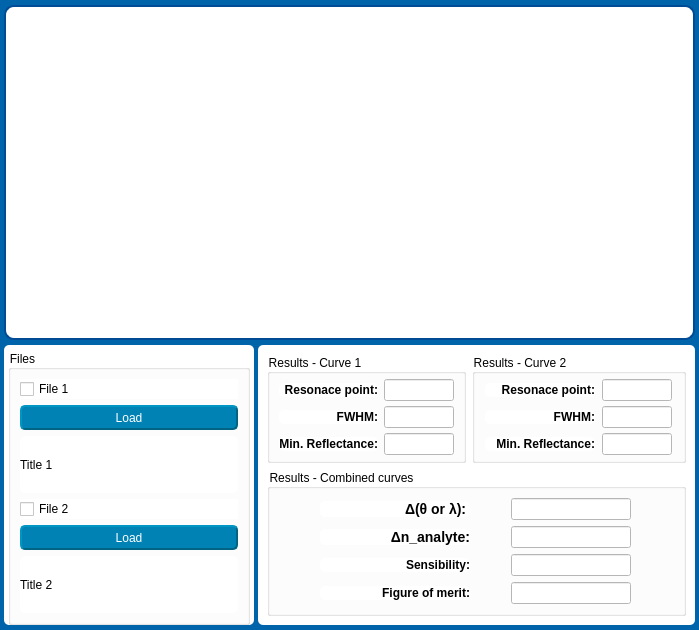
<?xml version="1.0" encoding="UTF-8"?>
<ui version="4.0">
 <class>Widget</class>
 <widget class="QWidget" name="Widget">
  <property name="geometry">
   <rect>
    <x>0</x>
    <y>0</y>
    <width>699</width>
    <height>630</height>
   </rect>
  </property>
  <property name="sizePolicy">
   <sizepolicy hsizetype="Preferred" vsizetype="Preferred">
    <horstretch>0</horstretch>
    <verstretch>0</verstretch>
   </sizepolicy>
  </property>
  <property name="windowTitle">
   <string>Form</string>
  </property>
  <property name="styleSheet">
   <string notr="true">QWidget{
	background-color: rgb(0, 100, 170);
}
QFrame{background-color: rgb(255, 255, 255);
				border-radius:5px;}

QGroupBox{
	background-color: rgb(255, 255, 255);

}
QLabel{
background-color: rgb(255, 255, 255);
 }
QLineEdit{background-color: rgb(255, 255, 255);}

QPushButton{
	font: 400 11pt &quot;Ubuntu&quot;;
	color: rgb(255, 255,255);
	background-color: rgb(0, 130, 180);
	border-color: rgb(0, 100, 130);
	border-style: outset;
	border-width: 2px;
	border-radius:5px;
}

QPushButton:hover{
	background-color: rgb(00, 140, 70);
	border-color: rgb(0, 120, 40);
}

QCheckBox{background-color: rgb(255, 255, 255);}

</string>
  </property>
  <layout class="QFormLayout" name="formLayout_2">
   <property name="horizontalSpacing">
    <number>4</number>
   </property>
   <property name="verticalSpacing">
    <number>5</number>
   </property>
   <property name="leftMargin">
    <number>4</number>
   </property>
   <property name="topMargin">
    <number>5</number>
   </property>
   <property name="rightMargin">
    <number>4</number>
   </property>
   <property name="bottomMargin">
    <number>5</number>
   </property>
   <item row="0" column="0" colspan="2">
    <widget class="QFrame" name="frame_graphs">
     <property name="sizePolicy">
      <sizepolicy hsizetype="Preferred" vsizetype="Expanding">
       <horstretch>0</horstretch>
       <verstretch>0</verstretch>
      </sizepolicy>
     </property>
     <property name="minimumSize">
      <size>
       <width>0</width>
       <height>280</height>
      </size>
     </property>
     <property name="styleSheet">
      <string notr="true">QFrame{border: 2px solid;
border-color: rgb(0, 75, 150);
border-width: 2px;
border-radius:10px;}
QLabel{
border:none;
border-color: rgb(0, 75, 150);
}
</string>
     </property>
     <layout class="QVBoxLayout" name="verticalLayout_3">
      <property name="leftMargin">
       <number>0</number>
      </property>
      <property name="topMargin">
       <number>0</number>
      </property>
      <property name="rightMargin">
       <number>0</number>
      </property>
      <property name="bottomMargin">
       <number>0</number>
      </property>
      <item>
       <layout class="QVBoxLayout" name="verticalLayout_2"/>
      </item>
     </layout>
    </widget>
   </item>
   <item row="1" column="0">
    <widget class="QFrame" name="frame_file">
     <property name="sizePolicy">
      <sizepolicy hsizetype="Preferred" vsizetype="Preferred">
       <horstretch>0</horstretch>
       <verstretch>0</verstretch>
      </sizepolicy>
     </property>
     <property name="minimumSize">
      <size>
       <width>250</width>
       <height>0</height>
      </size>
     </property>
     <property name="frameShape">
      <enum>QFrame::StyledPanel</enum>
     </property>
     <property name="frameShadow">
      <enum>QFrame::Raised</enum>
     </property>
     <layout class="QVBoxLayout" name="verticalLayout_4">
      <property name="spacing">
       <number>0</number>
      </property>
      <property name="leftMargin">
       <number>4</number>
      </property>
      <property name="topMargin">
       <number>5</number>
      </property>
      <property name="rightMargin">
       <number>4</number>
      </property>
      <property name="bottomMargin">
       <number>0</number>
      </property>
      <item>
       <widget class="QGroupBox" name="groupBox">
        <property name="title">
         <string>Files</string>
        </property>
        <layout class="QVBoxLayout" name="verticalLayout">
         <item>
          <widget class="QCheckBox" name="checkBox_file1">
           <property name="text">
            <string>File 1</string>
           </property>
          </widget>
         </item>
         <item>
          <widget class="QPushButton" name="btn_load_1">
           <property name="sizePolicy">
            <sizepolicy hsizetype="Preferred" vsizetype="Fixed">
             <horstretch>0</horstretch>
             <verstretch>0</verstretch>
            </sizepolicy>
           </property>
           <property name="minimumSize">
            <size>
             <width>100</width>
             <height>25</height>
            </size>
           </property>
           <property name="text">
            <string>Load</string>
           </property>
          </widget>
         </item>
         <item>
          <widget class="QLabel" name="label_title1">
           <property name="sizePolicy">
            <sizepolicy hsizetype="Expanding" vsizetype="Preferred">
             <horstretch>0</horstretch>
             <verstretch>0</verstretch>
            </sizepolicy>
           </property>
           <property name="text">
            <string>Title 1</string>
           </property>
          </widget>
         </item>
         <item>
          <widget class="QCheckBox" name="checkBox_file2">
           <property name="text">
            <string>File 2</string>
           </property>
          </widget>
         </item>
         <item>
          <widget class="QPushButton" name="btn_load_2">
           <property name="sizePolicy">
            <sizepolicy hsizetype="Preferred" vsizetype="Fixed">
             <horstretch>0</horstretch>
             <verstretch>0</verstretch>
            </sizepolicy>
           </property>
           <property name="minimumSize">
            <size>
             <width>100</width>
             <height>25</height>
            </size>
           </property>
           <property name="text">
            <string>Load</string>
           </property>
          </widget>
         </item>
         <item>
          <widget class="QLabel" name="label_title2">
           <property name="sizePolicy">
            <sizepolicy hsizetype="Expanding" vsizetype="Preferred">
             <horstretch>0</horstretch>
             <verstretch>0</verstretch>
            </sizepolicy>
           </property>
           <property name="text">
            <string>Title 2</string>
           </property>
          </widget>
         </item>
        </layout>
       </widget>
      </item>
     </layout>
    </widget>
   </item>
   <item row="1" column="1">
    <widget class="QFrame" name="frame_results">
     <property name="sizePolicy">
      <sizepolicy hsizetype="Minimum" vsizetype="Preferred">
       <horstretch>0</horstretch>
       <verstretch>0</verstretch>
      </sizepolicy>
     </property>
     <property name="frameShape">
      <enum>QFrame::StyledPanel</enum>
     </property>
     <property name="frameShadow">
      <enum>QFrame::Raised</enum>
     </property>
     <layout class="QVBoxLayout" name="verticalLayout_5">
      <item>
       <layout class="QHBoxLayout" name="horizontalLayout">
        <item>
         <widget class="QGroupBox" name="gb_Results">
          <property name="sizePolicy">
           <sizepolicy hsizetype="Preferred" vsizetype="Preferred">
            <horstretch>0</horstretch>
            <verstretch>0</verstretch>
           </sizepolicy>
          </property>
          <property name="styleSheet">
           <string notr="true">font: 500 10pt &quot;Segoe UI&quot;;
</string>
          </property>
          <property name="title">
           <string>Results - Curve 1</string>
          </property>
          <property name="alignment">
           <set>Qt::AlignLeading|Qt::AlignLeft|Qt::AlignVCenter</set>
          </property>
          <layout class="QGridLayout" name="gridLayout_2">
           <property name="topMargin">
            <number>5</number>
           </property>
           <property name="bottomMargin">
            <number>5</number>
           </property>
           <property name="verticalSpacing">
            <number>5</number>
           </property>
           <item row="0" column="0">
            <widget class="QLabel" name="label">
             <property name="sizePolicy">
              <sizepolicy hsizetype="Preferred" vsizetype="Fixed">
               <horstretch>0</horstretch>
               <verstretch>0</verstretch>
              </sizepolicy>
             </property>
             <property name="maximumSize">
              <size>
               <width>110</width>
               <height>16777215</height>
              </size>
             </property>
             <property name="frameShape">
              <enum>QFrame::NoFrame</enum>
             </property>
             <property name="text">
              <string>&lt;html&gt;&lt;head/&gt;&lt;body&gt;&lt;p&gt;&lt;span style=&quot; font-weight:700;&quot;&gt;Resonace point:&lt;/span&gt;&lt;/p&gt;&lt;/body&gt;&lt;/html&gt;</string>
             </property>
             <property name="alignment">
              <set>Qt::AlignRight|Qt::AlignTrailing|Qt::AlignVCenter</set>
             </property>
            </widget>
           </item>
           <item row="0" column="1">
            <widget class="QLineEdit" name="Qline_resonance">
             <property name="sizePolicy">
              <sizepolicy hsizetype="Preferred" vsizetype="Fixed">
               <horstretch>0</horstretch>
               <verstretch>0</verstretch>
              </sizepolicy>
             </property>
             <property name="maximumSize">
              <size>
               <width>70</width>
               <height>16777215</height>
              </size>
             </property>
             <property name="text">
              <string/>
             </property>
             <property name="readOnly">
              <bool>true</bool>
             </property>
            </widget>
           </item>
           <item row="1" column="0">
            <widget class="QLabel" name="label_15">
             <property name="sizePolicy">
              <sizepolicy hsizetype="Preferred" vsizetype="Fixed">
               <horstretch>0</horstretch>
               <verstretch>0</verstretch>
              </sizepolicy>
             </property>
             <property name="maximumSize">
              <size>
               <width>110</width>
               <height>16777215</height>
              </size>
             </property>
             <property name="frameShape">
              <enum>QFrame::NoFrame</enum>
             </property>
             <property name="text">
              <string>&lt;html&gt;&lt;head/&gt;&lt;body&gt;&lt;p&gt;&lt;span style=&quot; font-weight:700;&quot;&gt;FWHM:&lt;/span&gt;&lt;/p&gt;&lt;/body&gt;&lt;/html&gt;</string>
             </property>
             <property name="alignment">
              <set>Qt::AlignRight|Qt::AlignTrailing|Qt::AlignVCenter</set>
             </property>
            </widget>
           </item>
           <item row="1" column="1">
            <widget class="QLineEdit" name="Qline_fwhm">
             <property name="sizePolicy">
              <sizepolicy hsizetype="Preferred" vsizetype="Fixed">
               <horstretch>0</horstretch>
               <verstretch>0</verstretch>
              </sizepolicy>
             </property>
             <property name="maximumSize">
              <size>
               <width>70</width>
               <height>16777215</height>
              </size>
             </property>
             <property name="text">
              <string/>
             </property>
             <property name="readOnly">
              <bool>true</bool>
             </property>
            </widget>
           </item>
           <item row="2" column="0">
            <widget class="QLabel" name="label_16">
             <property name="sizePolicy">
              <sizepolicy hsizetype="Preferred" vsizetype="Fixed">
               <horstretch>0</horstretch>
               <verstretch>0</verstretch>
              </sizepolicy>
             </property>
             <property name="maximumSize">
              <size>
               <width>110</width>
               <height>16777215</height>
              </size>
             </property>
             <property name="frameShape">
              <enum>QFrame::NoFrame</enum>
             </property>
             <property name="text">
              <string>&lt;html&gt;&lt;head/&gt;&lt;body&gt;&lt;p&gt;&lt;span style=&quot; font-weight:700;&quot;&gt;Min. Reflectance:&lt;/span&gt;&lt;/p&gt;&lt;/body&gt;&lt;/html&gt;</string>
             </property>
             <property name="alignment">
              <set>Qt::AlignRight|Qt::AlignTrailing|Qt::AlignVCenter</set>
             </property>
            </widget>
           </item>
           <item row="2" column="1">
            <widget class="QLineEdit" name="Qline_min_ref">
             <property name="sizePolicy">
              <sizepolicy hsizetype="Preferred" vsizetype="Fixed">
               <horstretch>0</horstretch>
               <verstretch>0</verstretch>
              </sizepolicy>
             </property>
             <property name="maximumSize">
              <size>
               <width>70</width>
               <height>16777215</height>
              </size>
             </property>
             <property name="readOnly">
              <bool>true</bool>
             </property>
            </widget>
           </item>
          </layout>
         </widget>
        </item>
        <item>
         <widget class="QGroupBox" name="gb_Results_2">
          <property name="sizePolicy">
           <sizepolicy hsizetype="Preferred" vsizetype="Preferred">
            <horstretch>0</horstretch>
            <verstretch>0</verstretch>
           </sizepolicy>
          </property>
          <property name="styleSheet">
           <string notr="true">font: 500 10pt &quot;Segoe UI&quot;;
</string>
          </property>
          <property name="title">
           <string>Results - Curve 2</string>
          </property>
          <property name="alignment">
           <set>Qt::AlignLeading|Qt::AlignLeft|Qt::AlignVCenter</set>
          </property>
          <layout class="QGridLayout" name="gridLayout_3">
           <property name="topMargin">
            <number>5</number>
           </property>
           <property name="bottomMargin">
            <number>5</number>
           </property>
           <property name="verticalSpacing">
            <number>5</number>
           </property>
           <item row="0" column="0">
            <widget class="QLabel" name="label_4">
             <property name="sizePolicy">
              <sizepolicy hsizetype="Preferred" vsizetype="Fixed">
               <horstretch>0</horstretch>
               <verstretch>0</verstretch>
              </sizepolicy>
             </property>
             <property name="maximumSize">
              <size>
               <width>110</width>
               <height>16777215</height>
              </size>
             </property>
             <property name="frameShape">
              <enum>QFrame::NoFrame</enum>
             </property>
             <property name="text">
              <string>&lt;html&gt;&lt;head/&gt;&lt;body&gt;&lt;p&gt;&lt;span style=&quot; font-weight:700;&quot;&gt;Resonace point:&lt;/span&gt;&lt;/p&gt;&lt;/body&gt;&lt;/html&gt;</string>
             </property>
             <property name="alignment">
              <set>Qt::AlignRight|Qt::AlignTrailing|Qt::AlignVCenter</set>
             </property>
            </widget>
           </item>
           <item row="0" column="1">
            <widget class="QLineEdit" name="Qline_resonance_4">
             <property name="maximumSize">
              <size>
               <width>70</width>
               <height>16777215</height>
              </size>
             </property>
             <property name="text">
              <string/>
             </property>
             <property name="readOnly">
              <bool>true</bool>
             </property>
            </widget>
           </item>
           <item row="1" column="0">
            <widget class="QLabel" name="label_21">
             <property name="sizePolicy">
              <sizepolicy hsizetype="Preferred" vsizetype="Fixed">
               <horstretch>0</horstretch>
               <verstretch>0</verstretch>
              </sizepolicy>
             </property>
             <property name="maximumSize">
              <size>
               <width>110</width>
               <height>16777215</height>
              </size>
             </property>
             <property name="frameShape">
              <enum>QFrame::NoFrame</enum>
             </property>
             <property name="text">
              <string>&lt;html&gt;&lt;head/&gt;&lt;body&gt;&lt;p&gt;&lt;span style=&quot; font-weight:700;&quot;&gt;FWHM:&lt;/span&gt;&lt;/p&gt;&lt;/body&gt;&lt;/html&gt;</string>
             </property>
             <property name="alignment">
              <set>Qt::AlignRight|Qt::AlignTrailing|Qt::AlignVCenter</set>
             </property>
            </widget>
           </item>
           <item row="1" column="1">
            <widget class="QLineEdit" name="Qline_fwhm_4">
             <property name="maximumSize">
              <size>
               <width>70</width>
               <height>16777215</height>
              </size>
             </property>
             <property name="text">
              <string/>
             </property>
             <property name="readOnly">
              <bool>true</bool>
             </property>
            </widget>
           </item>
           <item row="2" column="0">
            <widget class="QLabel" name="label_22">
             <property name="sizePolicy">
              <sizepolicy hsizetype="Preferred" vsizetype="Fixed">
               <horstretch>0</horstretch>
               <verstretch>0</verstretch>
              </sizepolicy>
             </property>
             <property name="maximumSize">
              <size>
               <width>110</width>
               <height>16777215</height>
              </size>
             </property>
             <property name="frameShape">
              <enum>QFrame::NoFrame</enum>
             </property>
             <property name="text">
              <string>&lt;html&gt;&lt;head/&gt;&lt;body&gt;&lt;p&gt;&lt;span style=&quot; font-weight:700;&quot;&gt;Min. Reflectance:&lt;/span&gt;&lt;/p&gt;&lt;/body&gt;&lt;/html&gt;</string>
             </property>
             <property name="alignment">
              <set>Qt::AlignRight|Qt::AlignTrailing|Qt::AlignVCenter</set>
             </property>
            </widget>
           </item>
           <item row="2" column="1">
            <widget class="QLineEdit" name="Qline_min_ref_4">
             <property name="maximumSize">
              <size>
               <width>70</width>
               <height>16777215</height>
              </size>
             </property>
             <property name="readOnly">
              <bool>true</bool>
             </property>
            </widget>
           </item>
          </layout>
         </widget>
        </item>
       </layout>
      </item>
      <item>
       <widget class="QGroupBox" name="gb_Results_3">
        <property name="sizePolicy">
         <sizepolicy hsizetype="Preferred" vsizetype="Preferred">
          <horstretch>0</horstretch>
          <verstretch>0</verstretch>
         </sizepolicy>
        </property>
        <property name="styleSheet">
         <string notr="true">font: 500 10pt &quot;Segoe UI&quot;;
</string>
        </property>
        <property name="title">
         <string>Results - Combined curves</string>
        </property>
        <property name="alignment">
         <set>Qt::AlignLeading|Qt::AlignLeft|Qt::AlignVCenter</set>
        </property>
        <layout class="QGridLayout" name="gridLayout">
         <property name="horizontalSpacing">
          <number>0</number>
         </property>
         <property name="verticalSpacing">
          <number>6</number>
         </property>
         <item row="0" column="0">
          <widget class="QLabel" name="label_27">
           <property name="sizePolicy">
            <sizepolicy hsizetype="Preferred" vsizetype="Fixed">
             <horstretch>0</horstretch>
             <verstretch>0</verstretch>
            </sizepolicy>
           </property>
           <property name="maximumSize">
            <size>
             <width>150</width>
             <height>16777215</height>
            </size>
           </property>
           <property name="frameShape">
            <enum>QFrame::NoFrame</enum>
           </property>
           <property name="text">
            <string>&lt;html&gt;&lt;head/&gt;&lt;body&gt;&lt;p&gt;&lt;span style=&quot; font-family:'Arial','sans-serif'; font-size:14px; font-weight:700; color:#000000;&quot;&gt;Δ(θ or λ): &lt;/span&gt;&lt;/p&gt;&lt;/body&gt;&lt;/html&gt;</string>
           </property>
           <property name="alignment">
            <set>Qt::AlignRight|Qt::AlignTrailing|Qt::AlignVCenter</set>
           </property>
          </widget>
         </item>
         <item row="0" column="1">
          <widget class="QLineEdit" name="Qline_delta_indice_2">
           <property name="maximumSize">
            <size>
             <width>120</width>
             <height>16777215</height>
            </size>
           </property>
           <property name="readOnly">
            <bool>true</bool>
           </property>
          </widget>
         </item>
         <item row="1" column="0">
          <widget class="QLabel" name="label_26">
           <property name="sizePolicy">
            <sizepolicy hsizetype="Preferred" vsizetype="Fixed">
             <horstretch>0</horstretch>
             <verstretch>0</verstretch>
            </sizepolicy>
           </property>
           <property name="maximumSize">
            <size>
             <width>150</width>
             <height>16777215</height>
            </size>
           </property>
           <property name="frameShape">
            <enum>QFrame::NoFrame</enum>
           </property>
           <property name="text">
            <string>&lt;html&gt;&lt;head/&gt;&lt;body&gt;&lt;p&gt;&lt;span style=&quot; font-family:'Arial','sans-serif'; font-size:14px; font-weight:700; color:#000000;&quot;&gt;Δn_analyte:&lt;/span&gt;&lt;/p&gt;&lt;/body&gt;&lt;/html&gt;</string>
           </property>
           <property name="alignment">
            <set>Qt::AlignRight|Qt::AlignTrailing|Qt::AlignVCenter</set>
           </property>
          </widget>
         </item>
         <item row="1" column="1">
          <widget class="QLineEdit" name="Qline_delta_indice">
           <property name="maximumSize">
            <size>
             <width>120</width>
             <height>16777215</height>
            </size>
           </property>
           <property name="readOnly">
            <bool>true</bool>
           </property>
          </widget>
         </item>
         <item row="2" column="0">
          <widget class="QLabel" name="label_6">
           <property name="sizePolicy">
            <sizepolicy hsizetype="Preferred" vsizetype="Fixed">
             <horstretch>0</horstretch>
             <verstretch>0</verstretch>
            </sizepolicy>
           </property>
           <property name="maximumSize">
            <size>
             <width>150</width>
             <height>16777215</height>
            </size>
           </property>
           <property name="frameShape">
            <enum>QFrame::NoFrame</enum>
           </property>
           <property name="text">
            <string>&lt;html&gt;&lt;head/&gt;&lt;body&gt;&lt;p&gt;&lt;span style=&quot; font-weight:700;&quot;&gt;Sensibility:&lt;/span&gt;&lt;/p&gt;&lt;/body&gt;&lt;/html&gt;</string>
           </property>
           <property name="alignment">
            <set>Qt::AlignRight|Qt::AlignTrailing|Qt::AlignVCenter</set>
           </property>
          </widget>
         </item>
         <item row="2" column="1">
          <widget class="QLineEdit" name="Qline_sensibility">
           <property name="maximumSize">
            <size>
             <width>120</width>
             <height>16777215</height>
            </size>
           </property>
           <property name="text">
            <string/>
           </property>
           <property name="readOnly">
            <bool>true</bool>
           </property>
          </widget>
         </item>
         <item row="3" column="0">
          <widget class="QLabel" name="label_25">
           <property name="sizePolicy">
            <sizepolicy hsizetype="Preferred" vsizetype="Fixed">
             <horstretch>0</horstretch>
             <verstretch>0</verstretch>
            </sizepolicy>
           </property>
           <property name="maximumSize">
            <size>
             <width>150</width>
             <height>16777215</height>
            </size>
           </property>
           <property name="frameShape">
            <enum>QFrame::NoFrame</enum>
           </property>
           <property name="text">
            <string>&lt;html&gt;&lt;head/&gt;&lt;body&gt;&lt;p&gt;&lt;span style=&quot; font-weight:700;&quot;&gt;Figure of merit:&lt;/span&gt;&lt;/p&gt;&lt;/body&gt;&lt;/html&gt;</string>
           </property>
           <property name="alignment">
            <set>Qt::AlignRight|Qt::AlignTrailing|Qt::AlignVCenter</set>
           </property>
          </widget>
         </item>
         <item row="3" column="1">
          <widget class="QLineEdit" name="Qline_QF">
           <property name="maximumSize">
            <size>
             <width>120</width>
             <height>16777215</height>
            </size>
           </property>
           <property name="text">
            <string/>
           </property>
           <property name="readOnly">
            <bool>true</bool>
           </property>
          </widget>
         </item>
        </layout>
       </widget>
      </item>
     </layout>
    </widget>
   </item>
  </layout>
 </widget>
 <resources/>
 <connections/>
</ui>
